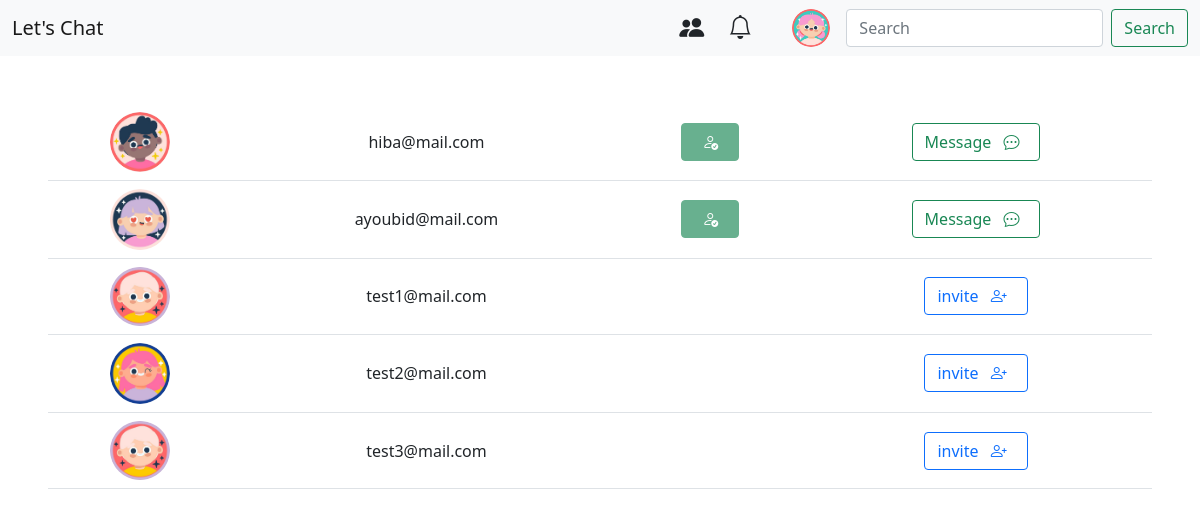
Screenshot of /home (signed in) with the database file from the repository.
### tables this page shows
CREATE TABLE `user` (
  `IDutilisateur` int(11) NOT NULL,
  `email` varchar(1000) NOT NULL,
  `password` varchar(1000) NOT NULL,
  `image` varchar(1000) NOT NULL
);

CREATE TABLE `invitation` (
  `IDinvitation` int(11) NOT NULL,
  `sender` int(11) NOT NULL,
  `reciver` int(11) NOT NULL,
  `etat` varchar(1000) NOT NULL,
  `date` date NOT NULL
);

### model/Constants.php (called while the page is built)
<?php
$host = "localhost" ;
$databaseName = "Chat" ;
$username = "root" ;
$password = "" ;
?>

### model/connectiondb.php (called while the page is built, shortened)
<?php
class Connect{
    private  $con=null;
        public function __construct()
        {
            try{
                require "Constants.php";
                $this->con=new PDO("mysql:host=".$host.";dbname=".$databaseName,$username,$password);
                $this->con->setAttribute(PDO::ATTR_ERRMODE,PDO::ERRMODE_EXCEPTION);
            }catch(PDOException $e)
            {
                die($e->getMessage());
            }
        }
        public function getAll($req)
        {
        return ($this->con->query($req))->fetchAll();
        }
}
?>

### controller/Utilisateur.php (called while the page is built, shortened)
<?php
include "model/connectiondb.php";
class Utilisateur {
	public function trouverUtilisateur($cKey,$cId) {
		$connect = new Connect();
		return $connect -> getAll("select * from user where email like '$cKey%' and IDutilisateur != $cId ");
	}
}
?>

### controller/invitation.php (called while the page is built, shortened)
<?php
class Invitation {
	public function mesInvitation($cSender) {
		$connect = new Connect();
		return $connect->getAll("SELECT * FROM invitation  where sender = '$cSender' or reciver = '$cSender' ");
	}
}
?>

### view/home.php (the view, shortened to what this page needs)
<!DOCTYPE html>
<html lang="en">
<head>
    <link rel="stylesheet" href="https://cdn.jsdelivr.net/npm/bootstrap-icons@1.8.1/font/bootstrap-icons.css">
    <link href="https://cdn.jsdelivr.net/npm/bootstrap@5.1.3/dist/css/bootstrap.min.css" rel="stylesheet"
>
</head>
<body>
    <nav class="navbar navbar-light bg-light">
        <div class="container-fluid">
            <a class="navbar-brand" href="/let's%20Chat/home">Let's Chat</a>
            <form method="post" autocomplete="off" action="search" class="d-flex">
                <a type="button" data-bs-toggle="modal" data-bs-target="#friends"><i class="bi bi-people-fill "
                        style="font-size: 25px;"></i>
                    <div class="px-4">
                        <a type="button" data-bs-toggle="modal" data-bs-target="#notification"><i class="bi bi-bell "
                                style="font-size: 24px;"></i>
                        </a>
                    </div>
                    <a type="button" data-bs-toggle="tooltip" data-bs-placement="bottom" title="<?=$_SESSION['email']?>"
                        id="img"><img class="px-3" src="<?=$_SESSION['image']?>"
                            style="width:70px;height:auto; border-radius : 100%"></a>
                    <input class="form-control me-2" name="key" type="search" placeholder="Search" aria-label="Search">
                    <button class="btn btn-outline-success" type="submit">Search</button>
            </form>
        </div>
    </nav>
    <form method="post" autocomplete="off" action="request">
        <div class="container-fluid p-5">
            <table class="table table-hover text-center align-middle">
                <tbody>
                    <?php  if(isset($allUsers)){ foreach($allUsers as $user) { ?>
                    <tr>
                        <td><img src="<?=$user['image']?>" style="width:60px;height:auto; border-radius : 100%"></td>
                        <td><?=$user['email']?></td>
                        <td> <?php
      foreach($invitations as $inv){
      if(($inv['reciver'] == $user['IDutilisateur'] && $inv['etat']=='accepted') or ($inv['sender'] == $user['IDutilisateur'] && $inv['etat']=='accepted')){ ?>
                            <button type="submit" class="btn btn-success" disabled name="request"
                                value="<?=$user['IDutilisateur']?>"><i class="bi bi-person-check px-2"></i></button>
                        </td>
                        <?php } } ?>
                        <td id="he">
                            <?php
            $count = 0 ;
            foreach($invitations as $inv){
                if($inv['reciver'] == $user['IDutilisateur'] && $inv['etat']=='requested'){ ?>
                            <button type="submit" class="btn btn-secondary" disabled name="request"
                                value="<?=$user['IDutilisateur']?>">invited <i
                                    class="bi bi-hourglass px-2"></i></button>
                            <?php }elseif($inv['reciver'] == $user['IDutilisateur'] && $inv['etat']=='accepted'){ ?>
                            <button type="button" class="btn btn-outline-success" name="dialog" data-bs-toggle="modal"
                                data-bs-target="#message<?=$user["IDutilisateur"]?>"> Message <i
                                    class="bi bi-chat-dots px-2"></i></button>
                            <?php }elseif($inv['sender'] == $user['IDutilisateur'] &&  $inv['etat']=='accepted'){ ?>
                            <button type="button" class="btn btn-outline-success" name="dialog" data-bs-toggle="modal"
                                data-bs-target="#message<?=$user["IDutilisateur"]?>" id="m<?=$user['IDutilisateur']?>">
                                Message <i class="bi bi-chat-dots px-2"></i></button>
                            <?php }elseif($inv['sender'] == $user['IDutilisateur'] && $inv['etat']=='requested'){ ?>
                            <button type="button" class="btn btn-outline-warning" name="dialog" data-bs-toggle="modal"
                                data-bs-target="#notification">pending <i class="bi bi-clock-history px-2"></i></button>
                            <?php }else{
                    $count += 1 ;
                }
            }
            if(sizeof($invitations) == $count ){  ?>
                            <button type="submit" class="btn btn-outline-primary" name="request"
                                value="<?=$user['IDutilisateur']?>">invite <i
                                    class="bi bi-person-plus px-2"></i></button>
                            <?php   }
        ?>
                        </td>
                    </tr>
                    <?php } }   ?>
                </tbody>
            </table>
        </div>
    </form>
</body>
</html>

### index.php (shortened to what this page needs)
<?php
require 'controller/invitation.php';
require 'controller/Utilisateur.php';
$user = new Utilisateur();
$invitation = new invitation();
$message = new Message();
if(!empty($_SESSION)){
$invitations = $invitation->mesInvitation($_SESSION['id']);
$allUsers = $user->trouverUtilisateur('',$_SESSION['id']);
}
$homelocation = "location:home" ;
if(isset($_GET['action'])){
    if($_GET['action'] == 'check'){
        $user->login($_POST['email'],$_POST['password']);
    }elseif($_GET['action'] == 'login'){
        require 'view/connection.php';
    }elseif($_GET['action'] == 'inscription'){
        require 'view/inscription.php';
    }elseif($_GET['action'] == 'add'){
        $user->creeUtilisateur($_POST['email'],$_POST['password']);
    }elseif($_GET['action'] == 'home'){
        require 'view/home.php';
    }elseif($_GET['action'] == 'search'){
        checkSession();
        $invitations = $invitation->mesInvitation($_SESSION['id']);
        $allUsers = $user->trouverUtilisateur($_POST['key'],$_SESSION['id']);
        require 'view/home.php';
    }elseif($_GET['action'] == 'request'){
        checkSession();
        $invitation->envoyerInvitation($_SESSION['id'],$_POST['request']);
        header($homelocation);
    }elseif($_GET['action'] == 'send'){
        checkSession();
        $message->envoyermessage($_POST['message'],$_POST['send'],$_SESSION['id']);
        header($homelocation);
    }
}else{
    header("location:login");
}
?>

### rows the page displays
user: image (picture), email "hiba@mail.com"
invitation: $user['IDutilisateur'] 3 (drawn)
user: image (picture), email "ayoubid@mail.com"
invitation: $user['IDutilisateur'] 4 (drawn)
user: image (picture), email "test1@mail.com", $user['IDutilisateur'] 5 (drawn)
user: image (picture), email "test2@mail.com", $user['IDutilisateur'] 6 (drawn)
user: image (picture), email "test3@mail.com", $user['IDutilisateur'] 7 (drawn)
